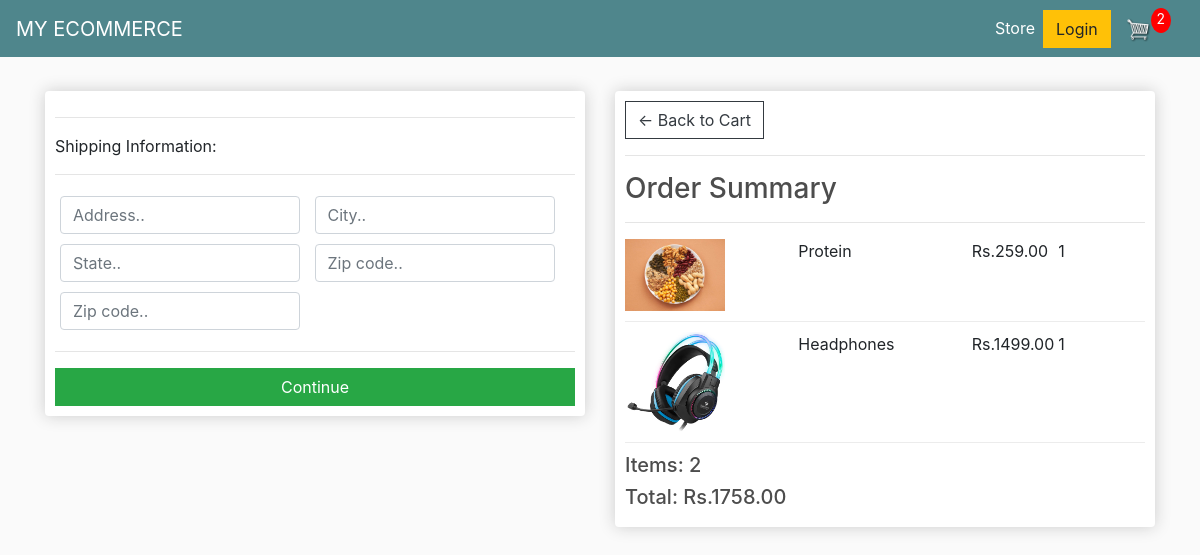
Screenshot of /checkout/ (signed in) with the database file from the repository.
### store/models.py (models this page shows, shortened)
class OrderItem(models.Model):
    product = models.ForeignKey(Product, on_delete=models.CASCADE, null=True)
    order = models.ForeignKey(Order, on_delete=models.SET_NULL, blank=True, null=True)
    quantity = models.IntegerField(default=0, null=True, blank=False)
    date_added = models.DateTimeField(auto_now_add=True)
    @property
    def get_total(self):
        total = self.product.price * self.quantity
        return total

class Product(models.Model):
    name = models.CharField(max_length=200, null=True)
    price = models.DecimalField(max_digits=7, decimal_places=2)
    digital = models.BooleanField(default=False, null=True, blank=False)
    image = models.ImageField(null=True, blank=False)
    @property
    def imageURL(self):
        try:
            url = self.image.url
        except:
            url = ''
        return url

class Order(models.Model):
    customer = models.ForeignKey(Customer, on_delete=models.SET_NULL, blank=True, null=True)
    date_orderd = models.DateTimeField(auto_now_add=True)
    complete = models.BooleanField(default=False, null=True, blank=False)
    transaction_id = models.CharField(max_length=200, null=True)
    @property
    def shipping(self):
        shipping = False
        orderitems = self.orderitem_set.all()
        for i in orderitems:
            if i.product.digital == False:
                shipping = True
        return shipping
    @property
    def get_cart_total(self):
        orderitems = self.orderitem_set.all()
        total = sum([item.get_total for item in orderitems])
        return total
    @property
    def get_cart_items(self):
        orderitems = self.orderitem_set.all()
        total = sum([item.quantity for item in orderitems])
        return total

### store/views.py (the view)
# urls.py: path('checkout/', views.checkout, name="checkout"),
def checkout(request):
	if request.user.is_authenticated:
		customer = request.user.customer
		order, created = Order.objects.get_or_create(customer=customer, complete=False)
		items = order.orderitem_set.all()
		cartItems = order.get_cart_items
	else:
		cookieData = cookieCart(request)
		cartItems = cookieData['cartItems']
		order = cookieData['order']
		items = cookieData['items']
	context = {'items':items, 'order':order, 'cartItems':cartItems}
	return render(request, 'store/checkout.html', context)

### store/templates/store/checkout.html (shortened to what this page needs)
{% extends 'store/main.html' %}
{% load static %}
{% block content %}
     <div class="row">
		<div class="col-lg-6">
			<div class="box-element" id="form-wrapper">
				<form id="form">
					<div id="shipping-info">
						<hr>
						<p>Shipping Information:</p>
						<hr>
						<div class="form-field">
							<input class="form-control" type="text" name="address" placeholder="Address..">
						</div>
						<div class="form-field">
							<input class="form-control" type="text" name="city" placeholder="City..">
						</div>
						<div class="form-field">
							<input class="form-control" type="text" name="state" placeholder="State..">
						</div>
						<div class="form-field">
							<input class="form-control" type="text" name="zipcode" placeholder="Zip code..">
						</div>
						<div class="form-field">
							<input class="form-control" type="text" name="country" placeholder="Zip code..">
						</div>
					</div>
					<hr>
					<input id="form-button" class="btn btn-success btn-block" type="submit" value="Continue">
				</form>
			</div>
			<br>
		</div>
		<div class="col-lg-6">
			<div class="box-element">
				<a  class="btn btn-outline-dark" href="{% url 'cart' %}">&#x2190; Back to Cart</a>
				<hr>
				<h3>Order Summary</h3>
				<hr>
				{% for item in items %}
				<div class="cart-row">
					<div style="flex:2"><img class="row-image" src="{{item.product.imageURL}}"></div>
					<div style="flex:2"><p>{{item.product.name}}</p></div>
					<div style="flex:1"><p>Rs.{{item.product.price|floatformat:2}}</p></div>
					<div style="flex:1"><p>{{item.quantity}}</p></div>
				</div>
				{% endfor %}
				<h5>Items:   {{order.get_cart_items}}</h5>
				<h5>Total:   Rs.{{order.get_cart_total|floatformat:2}}</h5>
			</div>
		</div>
	</div>
{% endblock content %}

### static/css/main.css (style rules this page uses)
body { background-color: hsl(0, 0%, 98%); }
h1,h2,h3,h4,h5,h6 { color:hsl(0, 0%, 30%); }
.box-element { box-shadow:hsl(0, 0%, 80%) 0 0 16px; background-color: #fff; border-radius: 4px; padding: 10px; }
.col-lg-4, .col-lg-6, .col-lg-8, .col-lg-12 { margin-top: 10px; }
.btn { border-radius: 0; }
.row-image { width: 100px; }
.form-field { width:250px; display: inline-block; padding: 5px; }
.cart-row { display: flex; align-items: flex-stretch; padding-bottom: 10px; margin-bottom: 10px; border-bottom: 1px solid #ececec; }

### rows the page displays
OrderItem: product.imageURL (picture), product.name "Protein", product.price "259.00", quantity "1"
OrderItem: product.imageURL (picture), product.name "Headphones", product.price "1499.00", quantity "1"
Order: get_cart_items "2", get_cart_total "1758.00"

### other values shown
{{ cartItems }} "2"
